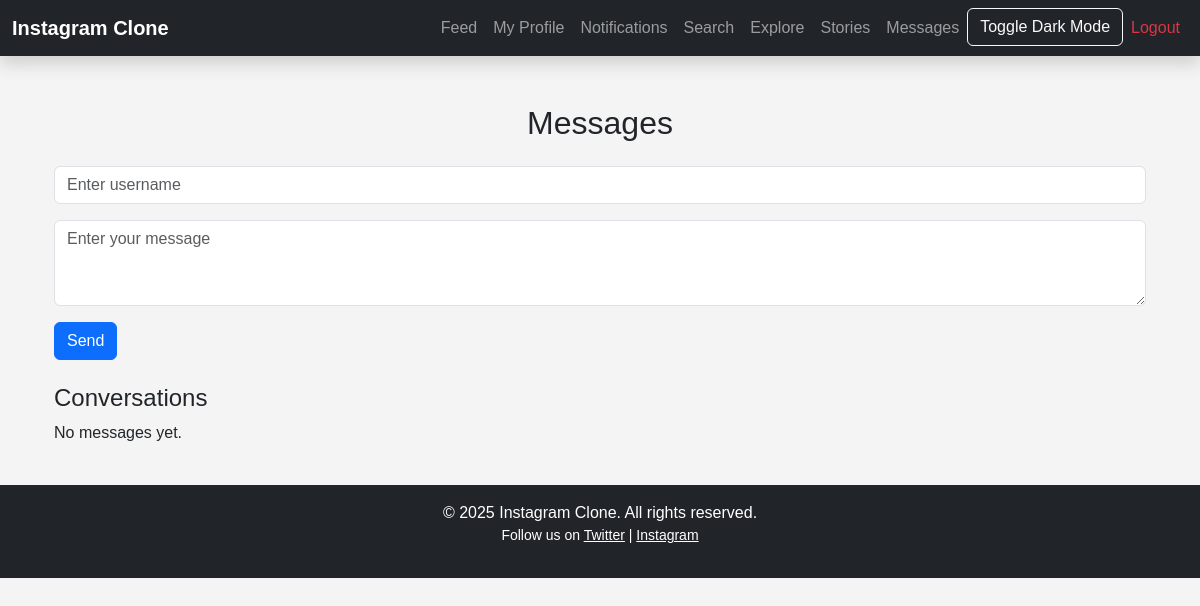
/messages/ (signed in), run on an earlier commit of the app's database.
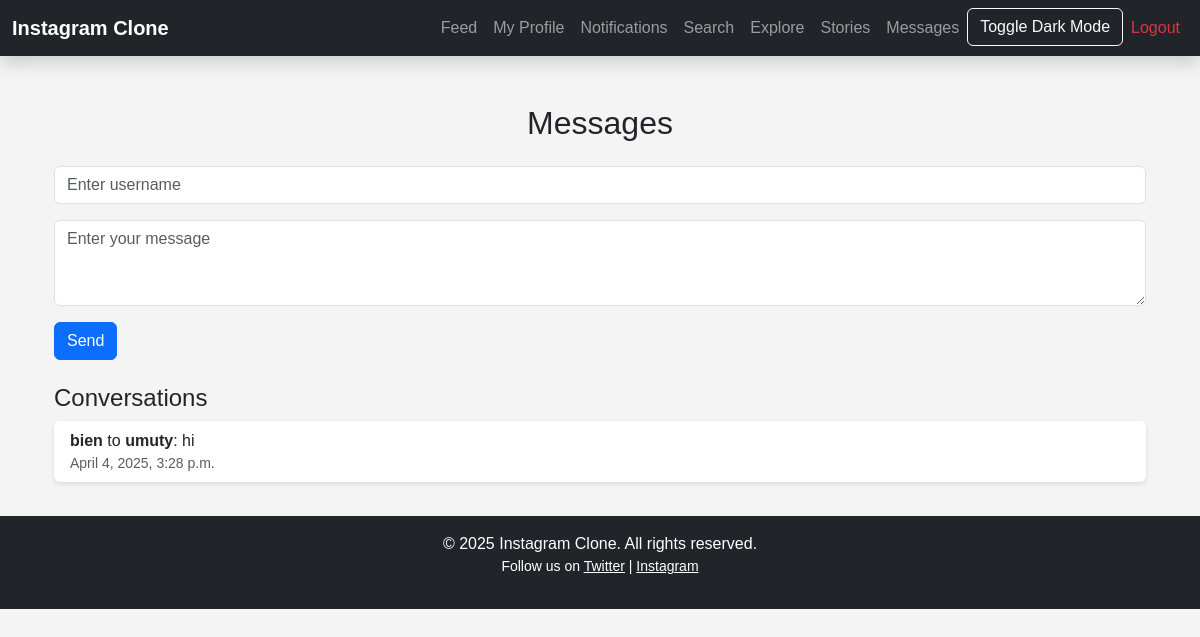
And on a later commit of the database.
### users/models.py (models this page shows, shortened)
class Message(models.Model):
    sender = models.ForeignKey(User, on_delete=models.CASCADE, related_name='sent_messages')
    receiver = models.ForeignKey(User, on_delete=models.CASCADE, related_name='received_messages')
    content = models.TextField()
    created_at = models.DateTimeField(auto_now_add=True)

### users/views.py (the view, shortened to what this page needs)
# urls.py: path('messages/', views.messages_view, name='messages'),  # Messages URL
@login_required
def messages_view(request):
    conversations = Message.objects.filter(
        Q(sender=request.user) | Q(receiver=request.user)
    ).order_by('-created_at')
    return render(request, 'messages.html', {'conversations': conversations})

### templates/messages.html (shortened to what this page needs)
{% extends 'base.html' %}
{% block content %}
<div class="container mt-5">
    <h2 class="text-center mb-4">Messages</h2>
    <form method="POST" class="mb-4">
        <div class="mb-3">
            <input type="text" name="receiver" class="form-control" placeholder="Enter username" required>
        </div>
        <div class="mb-3">
            <textarea name="content" class="form-control" placeholder="Enter your message" rows="3" required></textarea>
        </div>
        <button type="submit" class="btn btn-primary">Send</button>
    </form>
    <h4>Conversations</h4>
    <ul class="list-group">
        {% for message in conversations %}
            <li class="list-group-item">
                <strong>{{ message.sender.username }}</strong> to <strong>{{ message.receiver.username }}</strong>: {{ message.content }}
                <small class="text-muted d-block">{{ message.created_at }}</small>
            </li>
        {% empty %}
            <p>No messages yet.</p>
        {% endfor %}
    </ul>
</div>
{% endblock %}

What changed in the data, as far as the page shows it:
added Message: sender.username "bien", receiver.username "umuty", content "hi", created_at "April 4, 2025, 3:28 p.m."
Also different on the page:
text no longer shown: "No messages yet."
